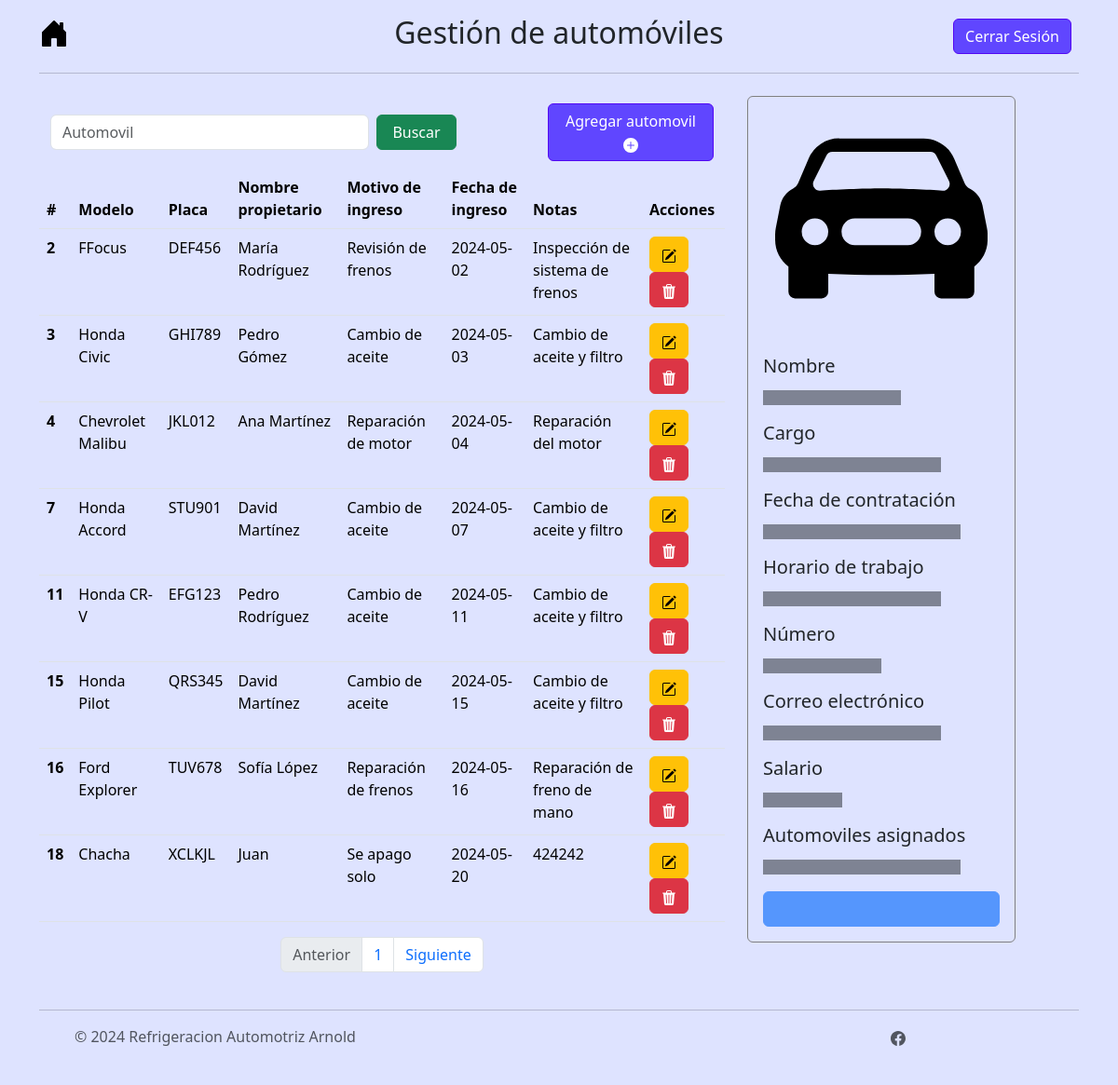
The app's page /menu/automoviles/page (signed in), older data.
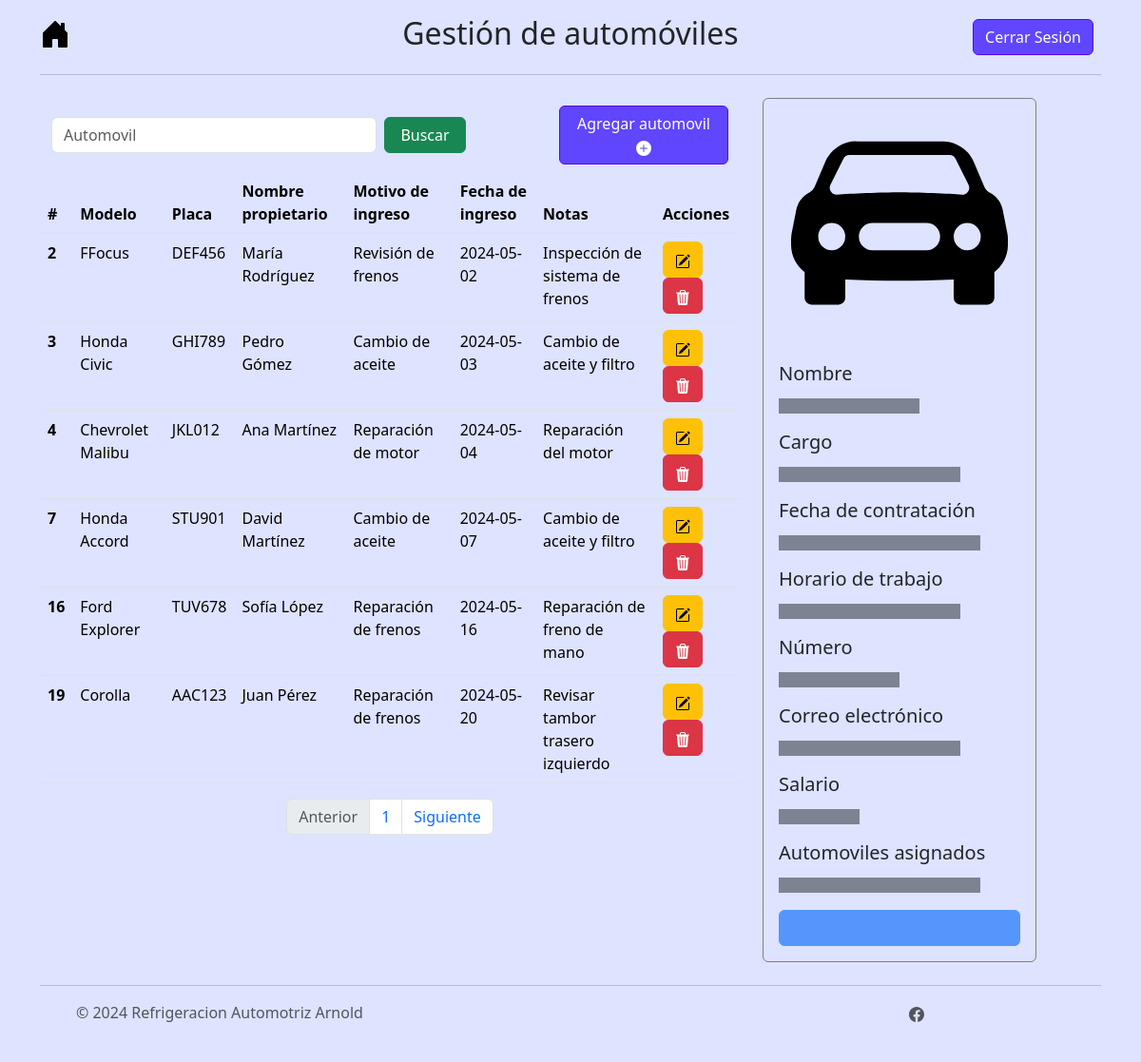
The same page, newer data.
### tables this page shows
CREATE TABLE automoviles (id_automovil INTEGER PRIMARY KEY AUTOINCREMENT NOT NULL, marca TEXT NOT NULL, modelo TEXT NOT NULL, placa TEXT UNIQUE NOT NULL, motivo_ingreso TEXT (150) NOT NULL, fecha_ingreso DATE NOT NULL, notas TEXT (255), estado TEXT NOT NULL DEFAULT "En espera", alta INTEGER DEFAULT (0) NOT NULL, nombre_propietario TEXT NOT NULL, telefono_propietario TEXT NOT NULL, correo_propietario TEXT NOT NULL, activo INTEGER NOT NULL DEFAULT (1), fecha_egreso TEXT, costo_total INTEGER, piezas_usadas TEXT, costo_mano_obra INTEGER);

### controller/automovil_controller.py (the view)
@app.route("/menu/automoviles")
@app.route("/menu/automoviles/page")
@app.route("/menu/automoviles/page/<int:page>")
@login_required
def menu_automoviles(page=1):
    rows = select_automovil_db(page)
    return render_template('menu_automoviles.html', data=rows)

### controller/login_controller.py (called while the page is built)
@login_manager.user_loader
def load_user(user_id):
    return db.get_or_404(Users, user_id)

### model/automovil_model.py (called while the page is built)
def select_automovil_db(page):
    limit=10
    start = limit * (page - 1)
    activo = 1
    alta = 0
    try:
        conn = sqlite3.connect("instance/arnold_autorefrigeraciones.db")
        c = conn.cursor()
        c.execute("SELECT * FROM automoviles WHERE activo = ? AND alta = ? LIMIT ?, ?", (activo, alta, start, limit))
        myresult = c.fetchall()
        insertObject = []
        columnNames = [column[0] for column in c.description]
        for record in myresult:
            insertObject.append(dict(zip(columnNames, record)))
        count = contar_automoviles_activos_db()
        total_pages = ceil(int(count) / int(limit))
        conn.close()
        return [insertObject, total_pages]
    except sqlite3.Error as e:
        print("Error:", e)
        return None

def contar_automoviles_activos_db():
    activo = 1
    alta = 0
    try:
        conn = sqlite3.connect("instance/arnold_autorefrigeraciones.db")
        c = conn.cursor()
        c.execute("SELECT count(id_automovil) FROM automoviles WHERE activo = ? AND alta = ?", (activo, alta))
        count = c.fetchall()[0][0]
        return int(count)
    except Exception as e:
        return str(e)
    finally:
        if conn:
            conn.close()

### templates/menu_automoviles.html (shortened to what this page needs)
{% extends 'base.html' %}
{% block styling %}
  {{ super() }}
  <link href="https://cdn.jsdelivr.net/npm/bootstrap-datepicker@1.9.0/dist/css/bootstrap-datepicker.min.css" rel="stylesheet">
  <link rel="stylesheet" href="/static/css/styles.css">
{% endblock %}
{% block nombre_menu %}Gestión de automóviles{% endblock %}
{% block content %}
<div class="container parent">
  <div class="row">
    <div class="col-lg-8 child">
      <nav class="navbar">
        <div class="container-fluid">
          <form class="d-flex" role="search", action="{{url_for('select_automovil_by_filter')}}", method="POST">
            <input class="form-control me-2 col-lg-3" type="search" placeholder="Automovil" aria-label="Search" name="filtro" required>
            <button class="btn btn-success col-lg-3" type="submit">Buscar</button>
          </form>
          <button type="button" class="btn btn-primary col-lg-3" data-bs-toggle="modal" data-bs-target="#ModalCreateAutomovil">
            Agregar automovil
            <svg xmlns="http://www.w3.org/2000/svg" width="16" height="16" fill="currentColor" class="bi bi-plus-circle-fill" viewBox="0 0 16 16">
              <path d="M16 8A8 8 0 1 1 0 8a8 8 0 0 1 16 0M8.5 4.5a.5.5 0 0 0-1 0v3h-3a.5.5 0 0 0 0 1h3v3a.5.5 0 0 0 1 0v-3h3a.5.5 0 0 0 0-1h-3z"/>
            </svg>
          </button>
        </div>
      </nav>
    <div class="table-responsive bg-custom">
      <table class="table table-hover" id="tabla_automoviles">
        <thead class="thead-dark">
          <tr>
            <th scope="col">#</th>
            <th scope="col">Modelo</th>
            <th scope="col">Placa</th>
            <th scope="col">Nombre propietario</th>
            <th scope="col">Motivo de ingreso</th>
            <th scope="col">Fecha de ingreso</th>
            <th scope="col">Notas</th>
            <th scope="col">Acciones</th>
          </tr>
        </thead>
        <tbody>
          {% for automovil in data[0] %}
            <tr>
              <th>{{ automovil.id_automovil }}</th>
              <td>{{ automovil.modelo }}</td>
              <td>{{ automovil.placa}}</td>
              <td>{{ automovil.nombre_propietario }}</td>
              <td>{{ automovil.motivo_ingreso }}</td>
              <td>{{ automovil.fecha_ingreso }}</td>
              <td>{{ automovil.notas }}</td>
              <td>
                <button type="button" class="btn btn-warning" data-bs-toggle="modal" data-bs-target="#modal_update{{automovil.id_automovil}}">
                </button>
                <button type="button" class="btn btn-danger" data-bs-toggle="modal" data-bs-target="#modal_delete{{automovil.id_automovil}}">
                </button>
              </td>
            </tr>
          {% endfor %}
          </tbody>
        </table>
      </div>
      <nav aria-label="Page navigation example">
        <ul class="pagination justify-content-center">
          <li class="page-item disabled">
            <a class="page-link">Anterior</a>
          </li>
          {% for i in range(data[1]) %}
            <li class="page-item"><a class="page-link" href="{{url_for('menu_automoviles', page=i+1)}}">{{i+1}}</a></li>
          {% endfor %}
          <li class="page-item">
            <a class="page-link" href="#">Siguiente</a>
          </li>
        </ul>
      </nav>
    </div>
    <div class="col-lg-4 child">
      <div class="card card-color" style="width: 18rem;" id="details_card">
        <img src="/static/icons/car-front-fill.svg" class="card-img-top my-3 mx-auto" style="max-width: 80%;" alt="...">
        <div class="card-body">
          <div class="row">
            <div class="col">
              <h5 class="card-title">Nombre</h5>
              <p class="placeholder-glow">
                <span class="placeholder col-7"></span>
              </p>
              <h5 class="card-title">Cargo</h5>
              <p class="placeholder-glow">
                <span class="placeholder col-9"></span>
              </p>
              <h5 class="card-title">Fecha de contratación</h5>
              <p class="placeholder-glow">
                <span class="placeholder col-10"></span>
              </p>
              <h5 class="card-title">Horario de trabajo</h5>
              <p class="placeholder-glow">
                <span class="placeholder col-9"></span>
              </p>
            </div>
            <div class="col">
              <h5 class="card-title">Número</h5>
              <p class="placeholder-glow">
                <span class="placeholder col-6"></span>
              </p>
              <h5 class="card-title">Correo electrónico</h5>
              <p class="placeholder-glow">
                <span class="placeholder col-9"></span>
              </p>
              <h5 class="card-title">Salario</h5>
              <p class="placeholder-glow">
                <span class="placeholder col-4"></span>
              </p>
              <h5 class="card-title">Automoviles asignados</h5>
              <p class="placeholder-glow">
                <span class="placeholder col-10"></span>
              </p>
              <a class="btn btn-primary disabled placeholder col-12" aria-disabled="true"></a>
            </div>
          </div>
        </div>
      </div>
    </div>
  </div>
</div>
<div class="toast-container position-fixed bottom-0 end-0 p-3">
</div>
{% endblock %}

### templates/base.html (shortened to what this page needs)
<!DOCTYPE html>
<html lang="en">
<head>
    {% block styling %}
    <link href="https://cdn.jsdelivr.net/npm/bootstrap@5.3.3/dist/css/bootstrap.min.css" rel="stylesheet">
    <link rel="stylesheet" href="/static/css/styles.css">
    {% endblock %}
</head>
<body style="background-color: #DEE3FF;">
    <div class="container">
        <header class="d-flex flex-wrap align-items-center justify-content-center justify-content-md-between py-3 mb-4" style="border-bottom: 1px solid #00000030;">
          <div class="com-sm-3 col-md-3 mb-2 mb-md-0">
            <a href="{{url_for('menu')}}" class="d-inline-flex link-body-emphasis text-decoration-none">
            </a>
          </div>
          <ul class="nav com-sm-3 col-12 col-md-auto mb-2 justify-content-center mb-md-0">
            <li><h2>{% block nombre_menu %}{% endblock %}</h2></li>
          </ul>
          <div class="com-sm-3 col-md-3 text-end">
            <a href="{{ url_for('logout') }}">
                <button type="button" class="btn btn-primary me-2">Cerrar Sesión</button>
            </a>
          </div>
        </header>
      </div>
    {% block content %}
    {% endblock %}
    <section>
        <div class="container">
            <footer class="d-flex flex-wrap justify-content-between align-items-center py-3 my-4" style="border-top: 1px solid #00000030;">
            <div class="col-md-4 d-flex align-items-center">
                <a href="/" class="mb-3 me-2 mb-md-0 text-body-secondary text-decoration-none lh-1">
                    <svg class="bi" width="30" height="24"><use xlink:href="#bootstrap"></use></svg>
                </a>
            <span class="mb-3 mb-md-0 text-body-secondary">© 2024 Refrigeracion Automotriz Arnold </span>
          </div>
          <ul class="nav col-md-4 justify-content-end list-unstyled d-flex">
            <li class="ms-3"><a class="text-body-secondary" href="https://www.facebook.com/p/Refrigeracion-Automotriz-Arnold-100063594305820/">
            </li>
          </ul>
        </footer>
      </div>
    </section>
  </body>
</html>

### static/css/styles.css (style rules this page uses)
.bg-custom, .bg-custom th, .bg-custom td { background-color: #DEE3FF !important; }
.btn-primary { background-color: #6046FF; border: 1px solid #5308F3; color:#FFFFFF; }
.card-color { background-color: #DEE3FF; border: 1px solid #808080; }

Row changes from the older to the newer data that the page shows:
no longer on this page (row edited): automoviles: id_automovil "11", modelo "Honda CR-V", placa "EFG123", nombre_propietario "Pedro Rodríguez", motivo_ingreso "Cambio de aceite", fecha_ingreso "2024-05-11", notas "Cambio de aceite y filtro"
no longer on this page (row edited): automoviles: id_automovil "15", modelo "Honda Pilot", placa "QRS345", nombre_propietario "David Martínez", motivo_ingreso "Cambio de aceite", fecha_ingreso "2024-05-15", notas "Cambio de aceite y filtro"
no longer on this page (row edited): automoviles: id_automovil "18", modelo "Chacha", placa "XCLKJL", nombre_propietario "Juan", motivo_ingreso "Se apago solo", fecha_ingreso "2024-05-20", notas "424242"
added automoviles: id_automovil "19", modelo "Corolla", placa "AAC123", nombre_propietario "Juan Pérez", motivo_ingreso "Reparación de frenos", fecha_ingreso "2024-05-20", notas "Revisar tambor trasero izquierdo"
